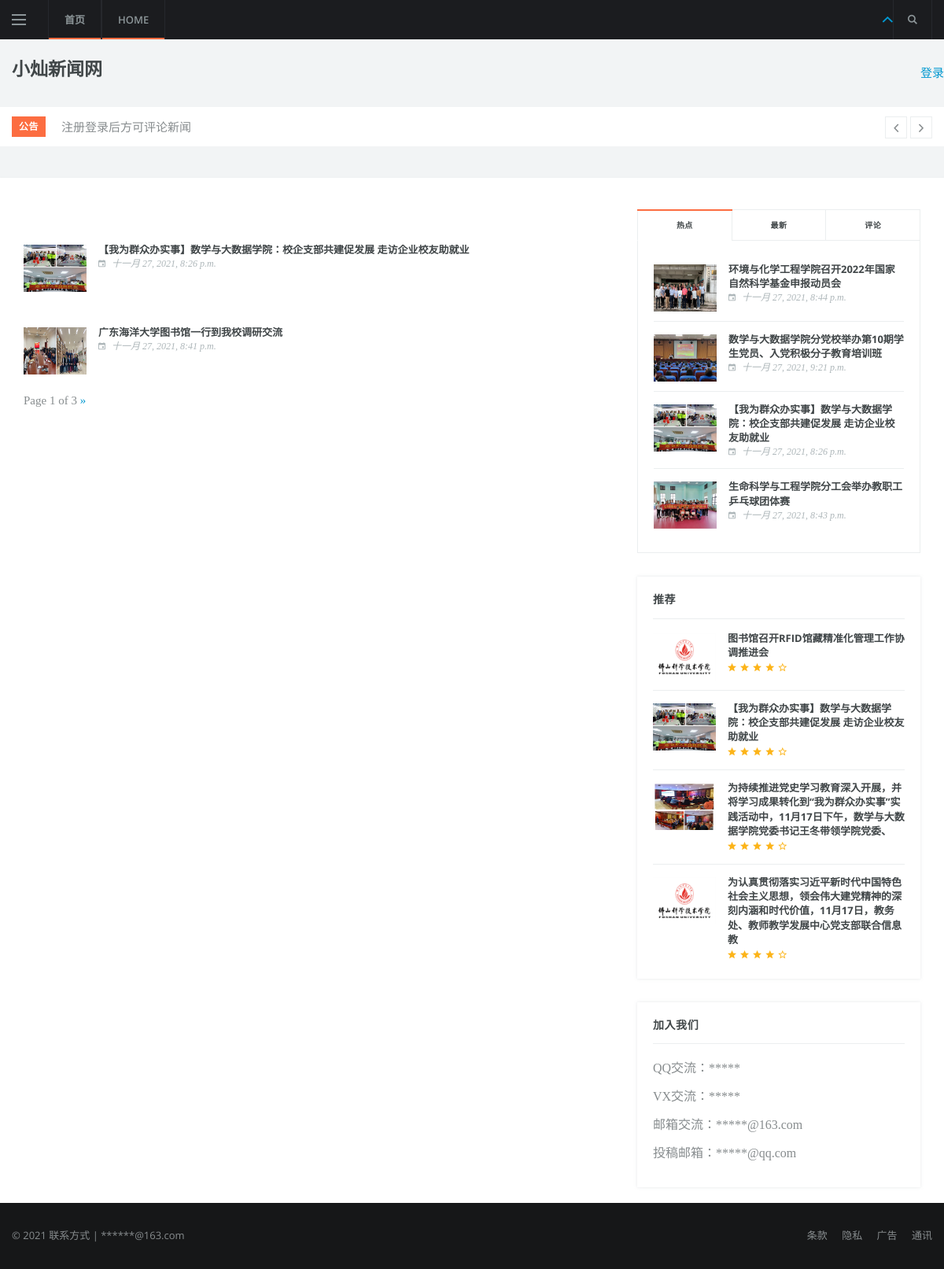
/daohang/学术交流/, run on the app's committed database.
### new/models.py (models this page shows, shortened)
class news(models.Model):
    title = models.CharField('标题', max_length=70)
    excerpt = models.TextField('摘要', max_length=200, blank=True)
    category = models.ForeignKey(Category, on_delete=models.DO_NOTHING, verbose_name='分类', blank=True, null=True)
    tags = models.ManyToManyField(Tag, verbose_name='标签', blank=True)
    img = models.ImageField(upload_to='article_img/%Y/%m/%d/', verbose_name='封面图片', blank=True, null=True)
    content = RichTextUploadingField(verbose_name='正文')
    user = models.ForeignKey(User, on_delete=models.CASCADE, verbose_name='作者')
    tui = models.ForeignKey(Tui, on_delete=models.DO_NOTHING, verbose_name='推荐位', blank=True, null=True)
    views = models.PositiveIntegerField('阅读量', default=0)
    created_time = models.DateTimeField('发布时间', auto_now_add=True)
    modified_time = models.DateTimeField('修改时间', auto_now=True)
    class Meta:
        verbose_name = '文章详情'
        verbose_name_plural = '文章管理'

### new/views.py (the view)
# urls.py: path('daohang/<str:class_name>/', views.news_show, name='news_show'),
def news_show(request, class_name):
    try:
        redian = news.objects.order_by('-views')[:4]
        zuixin = news.objects.order_by('-created_time')[:4]
        pinglun = Comment.objects.order_by('-created')[:4]
        tuijian = news.objects.order_by('tui')[:4]
        class_name = news.objects.filter(category__name=class_name)
        paginator = Paginator(class_name, 2)
        page = request.GET.get('page')
        try:
            contacts = paginator.page(page)
        except PageNotAnInteger:
            contacts = paginator.page(1)
        except EmptyPage:
            contacts = paginator.page(paginator.num_pages)
        return render(request, 'news/show.html', {'redian' :redian,
        'zuixin' :zuixin,
        'pinglun' :pinglun,
        'tuijian' :tuijian,
        'contacts' :contacts})
    except:
        return HttpResponse("news_show没有找到数据！!")

### templates/news/show.html (shortened to what this page needs)
{% extends "base.html" %} {% load static %}
{% block content %}
<div class="main-container container mt-40" id="main-container">
    <div class="row">
        <div class="col-lg-8 blog__content mb-30">
        	{% for new in contacts %}
        		<br>
        		<br>
				<article class="post-list-small__entry clearfix">
                    <div class="post-list-small__img-holder">
                        <div class="thumb-container thumb-75">
                            <a href="{% url 'news:news_detail' new.id %}">
                                <img data-src="/media/{{new.img}}"
                                     src="/media/{{new.img}}" alt="" class=" lazyload">
                            </a>
                        </div>
                    </div>
                    <div class="post-list-small__body">
                        <h3 class="post-list-small__entry-title">
                            <a href="{% url 'news:news_detail' new.id %}">{{new.title}}</a>
                        </h3>
                        <ul class="entry__meta">
                            <li class="entry__meta-date">
                                <i class="ui-date"></i>
                                {{new.modified_time}}
                            </li>
                        </ul>
                    </div>
                </article>
            {% endfor %}
            <br>
            <div >
			    <span >
			 		 Page {{ contacts.number }} of {{ contacts.paginator.num_pages }}
			        <span >
			        {% if contacts.has_next %}
			            <a href="?page={{ contacts.next_page_number }}">&raquo;</a>
			        {% endif %}
			        </span>
			    </span>
			</div>
        </div>
        <aside class="col-lg-4 sidebar sidebar--right">
            <div class="widget widget-tabpost">
                <div class="tabs widget-tabpost__tabs">
                    <ul class="tabs__list widget-tabpost__tabs-list">
                        <li class="tabs__item widget-tabpost__tabs-item tabs__item--active">
                            <a href="#tab-trending" class="tabs__url tabs__trigger widget-tabpost__tabs-url">热点</a>
                        </li>
                        <li class="tabs__item widget-tabpost__tabs-item">
                            <a href="#tab-latest"
                               class="tabs__url tabs__trigger widget-tabpost__tabs-url">最新</a>
                        </li>
                        <li class="tabs__item widget-tabpost__tabs-item">
                            <a href="#tab-comments" class="tabs__url tabs__trigger widget-tabpost__tabs-url">评论</a>
                        </li>
                    </ul>
                    <div class="tabs__content tabs__content-trigger widget-tabpost__tabs-content">
                        <div class="tabs__content-pane tabs__content-pane--active" id="tab-trending">
                            <ul class="post-list-small">
                                {% for new in redian %}
                                <li class="post-list-small__item">
                                    <article class="post-list-small__entry clearfix">
                                        <div class="post-list-small__img-holder">
                                            <div class="thumb-container thumb-75">
                                                <a href="{% url 'news:news_detail' new.id %}">
                                                    <img data-src="/media/{{new.img}}"
                                                         src="/media/{{new.img}}" alt="" class=" lazyload">
                                                </a>
                                            </div>
                                        </div>
                                        <div class="post-list-small__body">
                                            <h3 class="post-list-small__entry-title">
                                                <a href="{% url 'news:news_detail' new.id %}">{{new.title}}</a>
                                            </h3>
                                            <ul class="entry__meta">
                                                <li class="entry__meta-date">
                                                    <i class="ui-date"></i>
                                                    {{new.modified_time}}
                                                </li>
                                            </ul>
                                        </div>
                                    </article>
                                </li>
                                {% endfor %}
                            </ul>
                        </div>
                    </div>
                </div>
            </div>
            <div class="widget widget-reviews">
                <h4 class="widget-title">推荐</h4>
                <ul class="post-list-small">
                    {% for new in tuijian%}
                    <li class="post-list-small__item">
                        <article class="post-list-small__entry clearfix">
                            <div class="post-list-small__img-holder">
                                <div class="thumb-container thumb-75">
                                    <a href="{% url 'news:news_detail' new.id %}">
                                        <img data-src="/media/{{new.img}}"
                                             src="/media/{{new.img}}" alt="" class=" lazyload">
                                    </a>
                                </div>
                            </div>
                            <div class="post-list-small__body">
                                <h3 class="post-list-small__entry-title">
                                    <a href="{% url 'news:news_detail' new.id %}">{{new.title}}</a>
                                </h3>
                                <ul class="entry__meta">
                                    <li class="entry__meta-rating">
                                        <i class="ui-star"></i>
                                        <i class="ui-star"></i>
                                        <i class="ui-star"></i>
                                        <i class="ui-star"></i>
                                        <i class="ui-star-outline"></i>
                                    </li>
                                </ul>
                            </div>
                        </article>
                    </li>
                    {% endfor %}
                </ul>
            </div>
            <div class="widget">
                <h4 class="widget-title">加入我们</h4>
                <div class="tweets-container">
                    <div id="tweets">
                        <p>QQ交流：*****</p>
                        <p>VX交流：*****</p>
                        <p>邮箱交流：*****@163.com</p>
                        <p>投稿邮箱：*****@qq.com</p>
                    </div>
                </div>
            </div>
        </aside>
    </div>
</div>
{% endblock content %}

### data on the page
news: img (picture), title "【我为群众办实事】数学与大数据学院：校企支部共建促发展 走访企业校友助就业", modified_time "十一月 27, 2021, 8:26 p.m."
news: img (picture), title "广东海洋大学图书馆一行到我校调研交流", modified_time "十一月 27, 2021, 8:41 p.m."
news: img (picture), title "环境与化学工程学院召开2022年国家自然科学基金申报动员会", modified_time "十一月 27, 2021, 8:44 p.m."
news: img (picture), title "数学与大数据学院分党校举办第10期学生党员、入党积极分子教育培训班", modified_time "十一月 27, 2021, 9:21 p.m."
news: img (picture), title "生命科学与工程学院分工会举办教职工乒乓球团体赛", modified_time "十一月 27, 2021, 8:43 p.m."
news: img (placeholder picture), title "图书馆召开RFID馆藏精准化管理工作协调推进会"
news: img (picture), title "为持续推进党史学习教育深入开展，并将学习成果转化到“我为群众办实事”实践活动中，11月17日下午，数学与大数据学院党委书记王冬带领学院党委、"
news: img (picture), title "为认真贯彻落实习近平新时代中国特色社会主义思想，领会伟大建党精神的深刻内涵和时代价值，11月17日，教务处、教师教学发展中心党支部联合信息教"

### other printed values
{{ contacts.number }} "1"
{{ contacts.paginator.num_pages }} "3"
